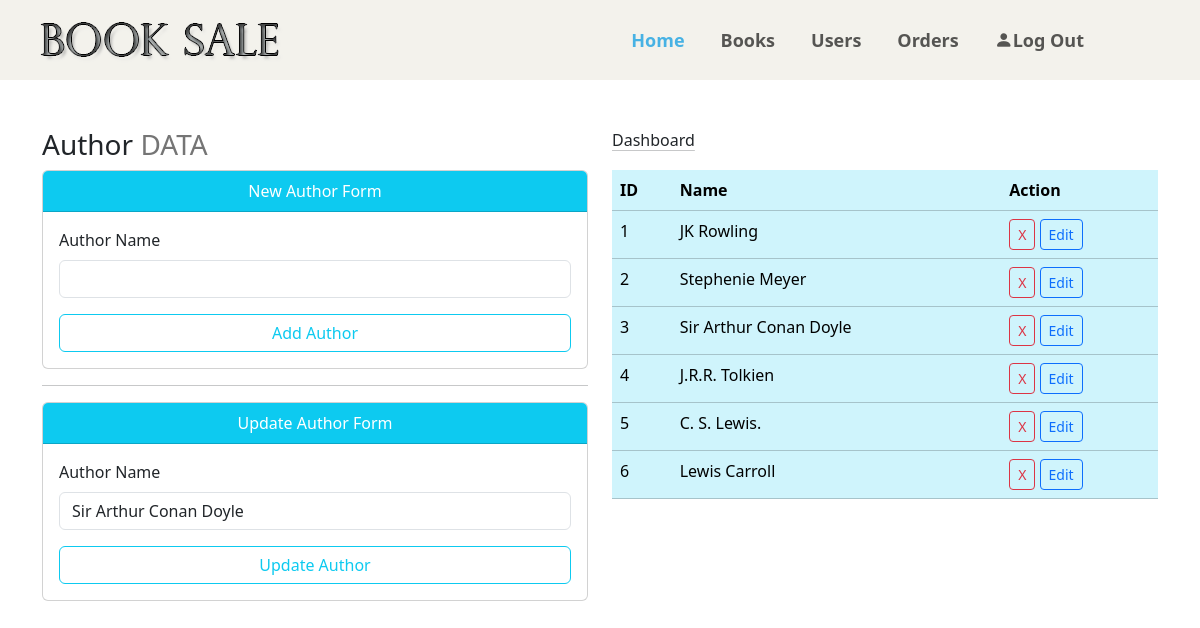
Screenshot of /author.php?action=edit&aid=3 with the database file from the repository.
### tables this page shows
CREATE TABLE `author` (
  `id` int(11) NOT NULL,
  `author_name` varchar(80) NOT NULL
);

### author.php (the view, shortened to what this page needs)
<?php
    include './programming/admin/connection.php';
?>
<!DOCTYPE html>
<html lang="en">
<head>
    <link rel="stylesheet" href="./css/author.css" />
    <link
      href="https://cdn.jsdelivr.net/npm/bootstrap@5.3.3/dist/css/bootstrap.min.css"
      rel="stylesheet"
    />
    <link
      rel="stylesheet"
      href="https://cdn.jsdelivr.net/npm/bootstrap-icons@1.11.3/font/bootstrap-icons.min.css"
    />
    <link
      rel="stylesheet"
      href="https://cdnjs.cloudflare.com/ajax/libs/animate.css/4.1.1/animate.min.css"
    />
</head>
<body>
    <nav class="navbar navbar-expand-lg pt-3 pb-3">
        <div class="container-fluid ms-4">
            <a class="logo" href="#">
            <div class="col-md-2">
                            <div class="main-logo">
                                <a href="index.php"><img src="images/B.png" alt="logo"></a>
                            </div>
                        </div>
            </a>
            <div class="collapse navbar-collapse" id="navbarSupportedContent">
            <ul class="navbar-nav mx-auto mb-2 mb-lg-0">
                <li class="nav-item">
                <a class="nav-link active" aria-current="page" href="./index.php"
                    >Home</a
                >
                </li>
                <li class="nav-item">
                <a class="nav-link" href="./book.php">Books</a>
                </li>
                <li class="nav-item">
                <a class="nav-link" href="./user.php">Users</a>
                </li>
                <li class="nav-item">
                <a class="nav-link" href="./order.php">Orders</a>
                </li>
                <li class="nav-item">
                <a class="nav-link" href="./logout.php"
                    ><i class="bi bi-person-fill"></i>Log Out</a
                >
                </li>
            </ul>
            </div>
        </div>
    </nav>
    <div class="container">
        <div class="row mt-5">
            <div class="col-md-6">
                <h3>
                    Author <span style="color: #757575;">DATA</span>
                </h3>
            </div>
            <div class="col-md-6">
                <a href="./dashboard.php" class="link-dark link-offset-2 link-underline-opacity-25 link-underline-opacity-100-hover me-2">Dashboard</a>
            </div>
        </div>
        <div class="row">
            <div class="col-md-6">
                <div class="card">
                    <div class="card-header bg-info text-center text-white">New Author Form</div>
                    <div class="card-body">
                        <form action="" method="post">
                        <div class="mb-3">
                            <label for="" class="form-label">Author Name</label>
                            <input type="text" name="authorname" id="" class="form-control">
                        </div>
                        <div class="d-grid">
                            <input type="submit" value="Add Author" name="btnaddauthor" class="btn btn-outline-info">
                        </div>
                        </form>
                    </div>
                </div>
                <hr>
                <?php
                if(isset($_GET['action'])&&$_GET['action']=='edit')
                {
                    $authorid=$_GET['aid'];
                    $query="Select * from author where id='$authorid'";
                    $go_query=mysqli_query($connection,$query);
                    while($row=mysqli_fetch_array($go_query))
                    {
                        $authorname=$row['author_name'];
                ?>
                <div class="card">
                    <div class="card-header bg-info text-center text-white">Update Author Form</div>
                    <div class="card-body">
                        <form action="" method="post">
                            <div class="mb-3">
                                <label for="" class="form-label">Author Name</label>
                                <input type="text" name="updateauthorname" id="" class="form-control" value="<?php echo $authorname ?>">
                            </div>
                            <div class="d-grid">
                                <input type="submit" value="Update Author" name="btnupauthor" class="btn btn-outline-info">
                            </div>
                        </form>
                    </div>
                </div>
            <?php
                    }
                }
            ?>
            </div>
            <div class="col-md-6">
                <table class="table table-stripe table-info">
                    <tr>
                        <th>ID</th>
                        <th>Name</th>
                        <th>Action</th>
                    </tr>
                    <?php
                        $query="Select * from author";
                        $go_query=mysqli_query($connection,$query);
                        while($row=mysqli_fetch_array($go_query))
                        {
                            $aut_id=$row['id'];
                            $aut_name=$row['author_name'];
                            echo"<tr>";
                            echo"<td>{$aut_id}</td>";
                            echo"<td>{$aut_name}</td>";
                            echo"<td>
                                <a href='author.php?action=delete&aid={$aut_id}' class='btn btn-outline-danger btn-sm'>X</a>
                                <a href='author.php?action=edit&aid={$aut_id}' class='btn btn-outline-primary btn-sm'>Edit</a>
                            </td>";
                            echo"</tr>";
                        }
                        ?>
                </table>
            </div>
        </div>
    </div>
</body>
</html>

### css/author.css (style rules this page uses)
.navbar { background-color: #f3f2ec; padding-left: 4rem; padding-right: 4rem; }
ul.navbar-nav.mx-auto.mb-2.mb-lg-0 { margin-right: 10% !important; }
.logo { text-decoration-line: none; }
.nav-item { padding-left: 20px; font-size: 18px; font-weight: 600; }
.nav-link { color: #fff; font-size: 18px; }
.nav-link.active, .nav-link:hover { color: #47b2e4 !important; }

### rows the page displays
author: updateauthorname "Sir Arthur Conan Doyle", id "3", author_name "Sir Arthur Conan Doyle"
author: id "1", author_name "JK Rowling"
author: id "2", author_name "Stephenie Meyer"
author: id "4", author_name "J.R.R. Tolkien"
author: id "5", author_name "C. S. Lewis."
author: id "6", author_name "Lewis Carroll"
